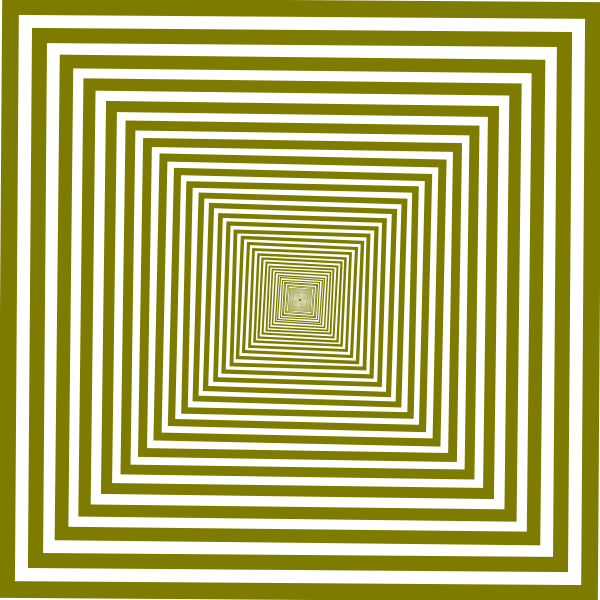
Frame 1 (no input)
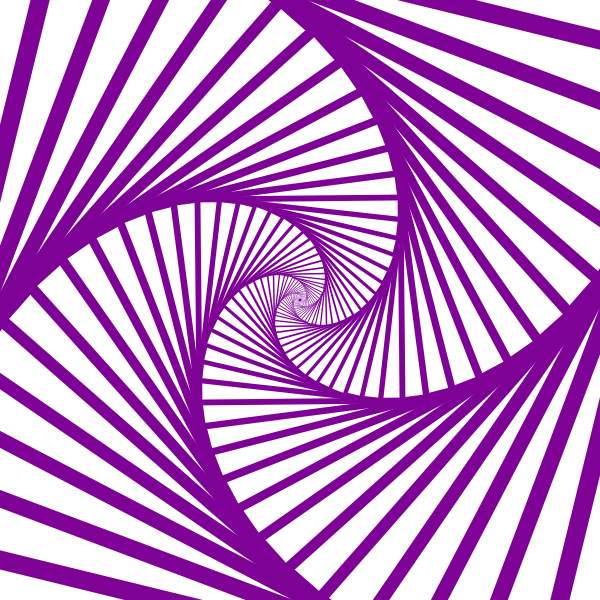
Frame 60 (the mouse pressed at the canvas centre just before this capture)
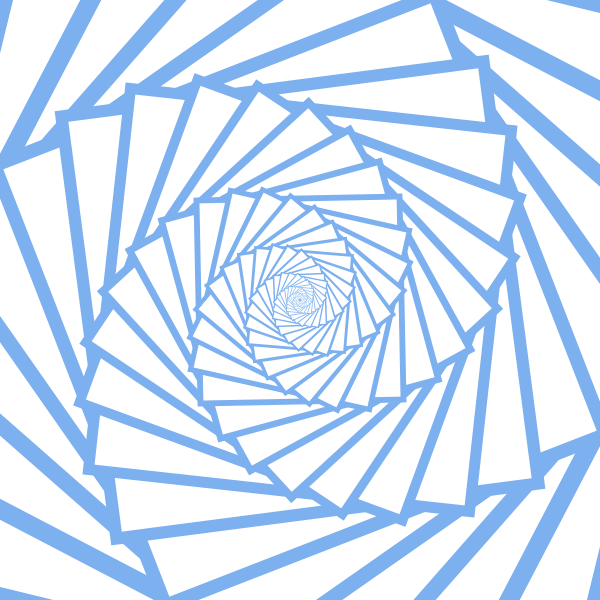
Frame 120 (the mouse held since frame 60 and released just before this capture)

The Processing sketch that drew these frames (run headless with seeded random() and noise(); from frame 60 on, the mouse is pressed at the canvas centre):

// Processing sketch: processing_142397
// ── processing_142397.pde

float angle;


 
void setup()
{
  size(600,600);
  background(pathR, pathG, pathB);
}

float R=125;
float centerR=125;
float a=PI/2;
float a1=PI;
float a2=3*PI/2;
float pathR=125;
float pathG=125;
float G=125;
float centerG=125;
float pathB=125;
float B=125;
float centerB=125;
 
void draw() {
 pathG=centerG+G*sin(a1);
  a1=a1+.03;

  pathB=centerB+B*sin(a2);
  a2=a2+.03;
  
  background(pathR, pathG, pathB);
  
  // rotation angle
  angle += 0.002;
 
  strokeWeight(23);
  stroke(pathR, pathG, pathB);
  fill(255);
  
  // move coordinate origin to center of sketch window
  translate(width/2,height/2);
  
  // number of scaled rectangles
  for (int i=0; i<100; i++){
    rotate(angle);
    scale(0.90);
    rectMode(CENTER);
    rect(0, 0, 800, 800);
  }
}
